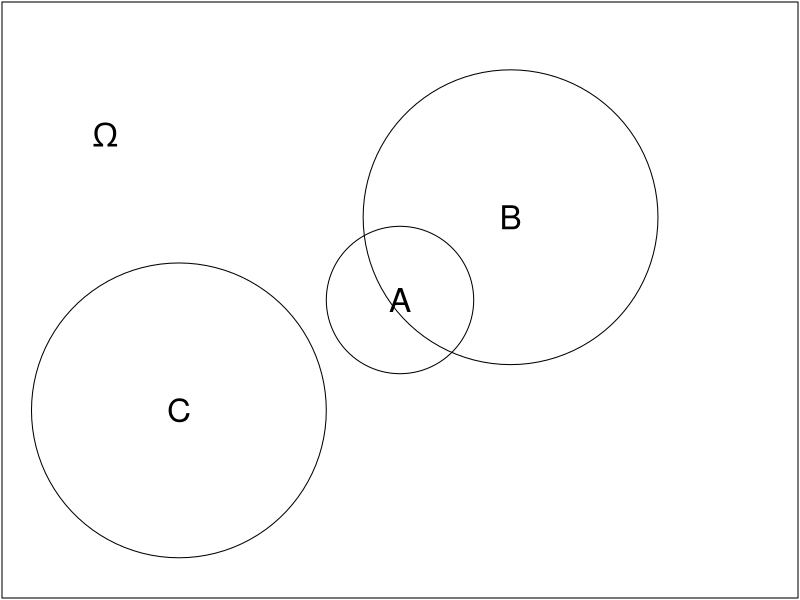

Reproduce this figure in R. (Note: this script raises an error after producing the figure.)
## ---- chunk 1
#| out.width: "95%"
#| echo: FALSE
  
library(plotrix)
par(mar=c(0.1,0.1,0.1,0.1))
plot(c(0,1),c(0,1),t="n", axes=F, xlab="",ylab="")
draw.circle(0.5,0.5,radius=0.1,col=NA)
draw.circle(0.65,0.65,radius=0.2,col=NA)
draw.circle(0.2,0.3,radius=0.2,col=NA)
box()
text(0.1,0.8,expression(Omega),cex=2)
text(0.5,0.5,"A",cex=2)
text(0.65,0.65,"B",cex=2)
text(0.2,0.3,"C",cex=2)
## ---- chunk 2
knitr::include_graphics("images/partitionrind.jpg")
## ---- chunk 3
plot(c(0,1),c(0,1),t="n",xlab="",ylab="",axes=F)
points(c(0,0.4,0.4),c(0.5,0.2,0.8))
lines(c(0.4,0,0.4),c(0.2,0.5,0.8))
text(0.2,0.7,expression(B))
text(0.35,0.83,0.6)
text(0.35,0.17,0.4)
text(0.2,0.29,expression(bar(B)))
## ---- chunk 4
plot(c(0,1),c(0,1),t="n",xlab="",ylab="",axes=F)
points(c(0,0.4,0.4,0.8,0.8,0.8,0.8),c(0.5,0.2,0.8,0,0.4,0.6,1))
lines(c(0.4,0,0.4),c(0.2,0.5,0.8))
lines(c(0.8,0.4,0.8),c(0,0.2,0.4))
lines(c(0.8,0.4,0.8),c(0.6,0.8,1))
text(0.2,0.7,expression(B))
text(0.2,0.29,expression(bar(B)))
text(0.6,0.04,expression(bar(A)))
text(0.6,0.35,expression(A))
text(0.6,0.65,expression(bar(A)))
text(0.6,0.95,expression(A))
text(c(0.35,0.35,0.75,0.75,0.75,0.75),
     c(0.3,0.7,0.93,0.67,0.33,0.07),
     c(0.4,0.6,0.8,0.2,0.5,0.5))
